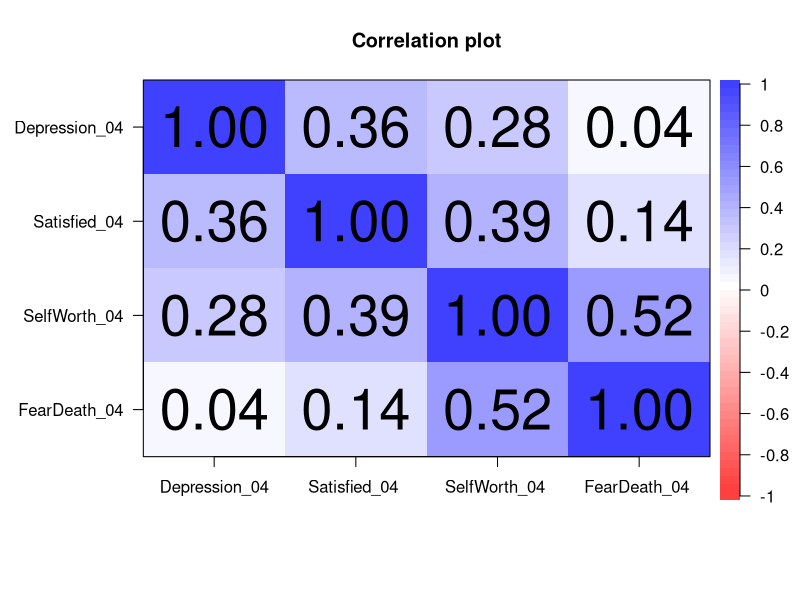
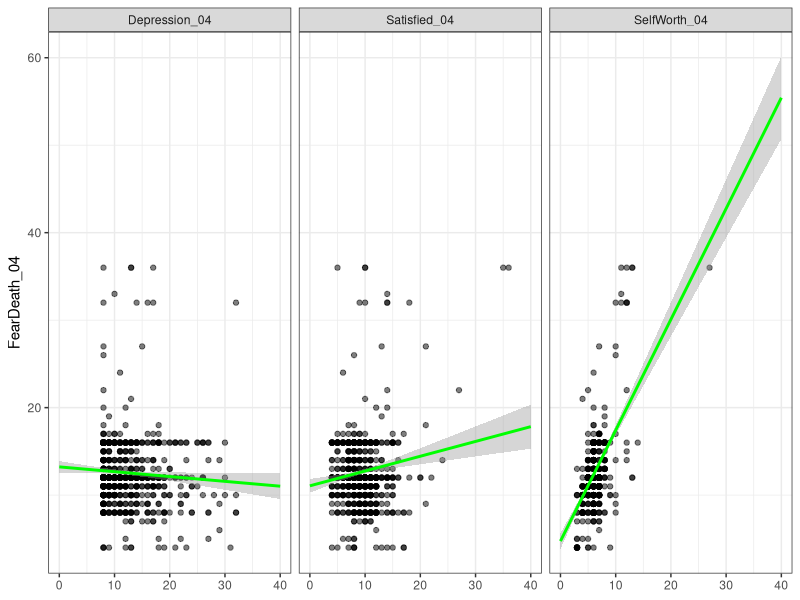

Reproduce these figures in R, in order.

# HOMEWORK 9 --------------------------------------------------------------


# Libraries ---------------------------------------------------------------

library(psych)
library(car)
library(dplyr)
library(ggplot2)

data <- readr::read_csv("23-Fall/psc204-fq23/lab9/Age Religion Health.csv")
# Q1 ----------------------------------------------------------------------

cor_q1 <- data |> 
  dplyr::select(Depression_04, Satisfied_04, SelfWorth_04, FearDeath_04) |> 
  psych::corr.test()
cor.plot(cor_q1$r)

# Q4 ----------------------------------------------------------------------
get_line_color <- function(lm_model) {
  summary(lm_model)$coefficients[2, 4] < 0.05
}

data |> 
  dplyr::select(Depression_04, Satisfied_04, SelfWorth_04, FearDeath_04) |> 
  tidyr::pivot_longer(cols = -FearDeath_04,
                      names_to = "variable",
                      values_to = "value") |> 
  ggplot(aes(x = value, y = FearDeath_04)) +
  geom_point(alpha = 0.5) +
  facet_wrap(~variable) +
  geom_smooth(method = "lm", fullrange = T, color = "green") +
  labs(x = NULL) +
  xlim(0, 40) +
  theme_bw()
